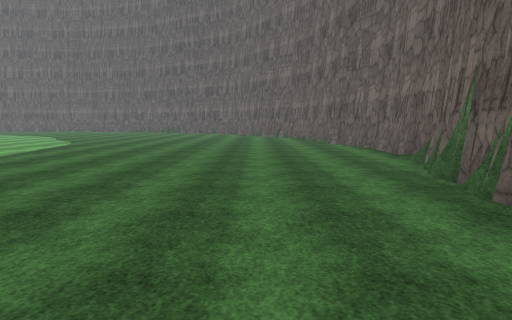
view 1 (above)

24 first-person views from a walk through a 3-D level made in the Unity game engine. The camera is 1.5 m above the floor, tilts 6° down and sees 70° across. The floor is counted in squares, 2 m on a side. Each view is taken from the middle of a square. On the plan, view 1 faces up. The plan holds only what a view shows up to about 11 squares ahead; the rest is blank. The place goes on beyond the plan. Some trees and plants on the terrain are drawn as simple stand-ins. The player is left out. Surface patterns are stand-ins for the level's own textures.

view 2
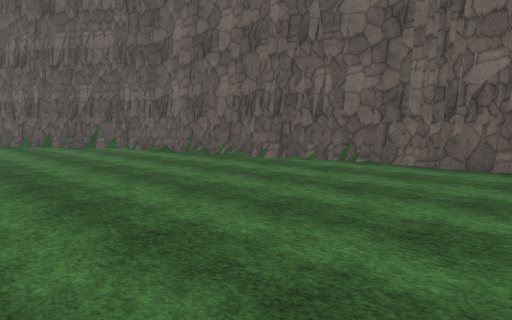

view 3
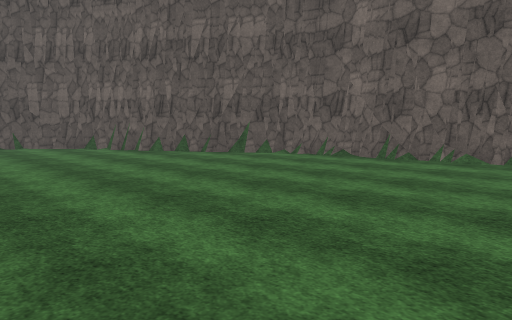

view 4
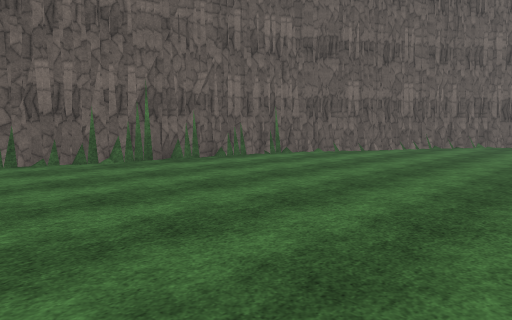

view 5
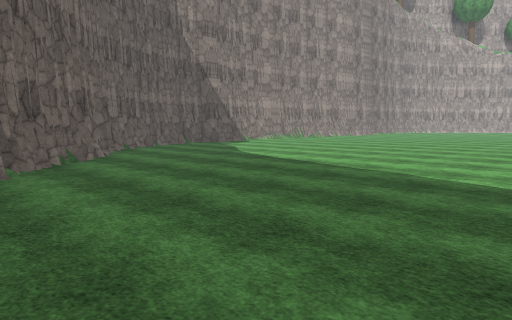

view 6
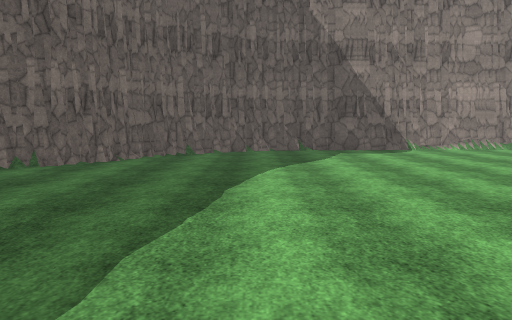

view 7
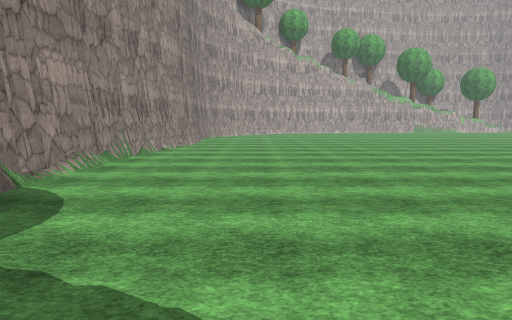

view 8
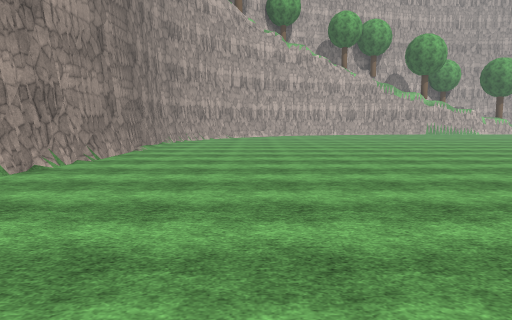

view 9
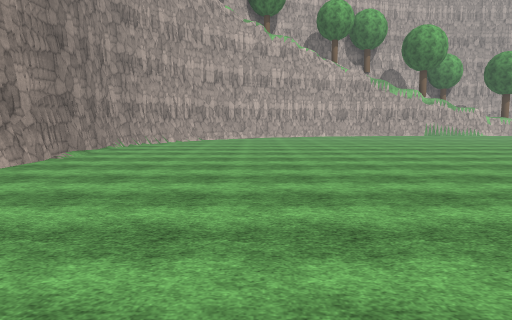

view 10
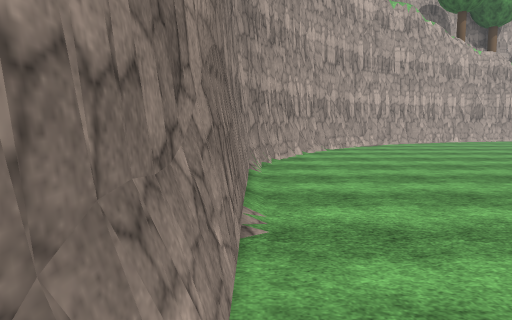

view 11
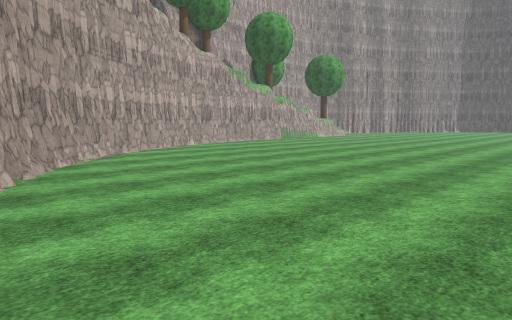

view 12
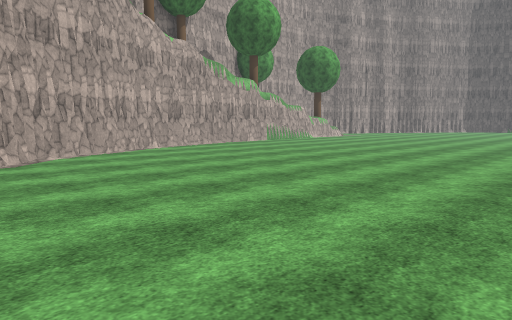

view 13
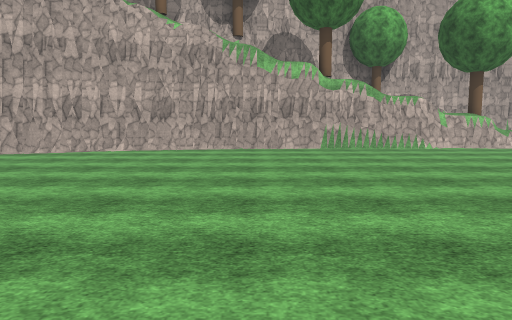

view 14
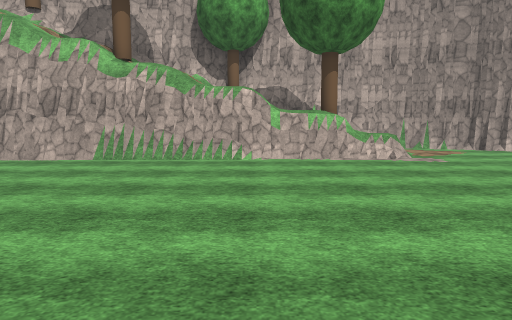

view 15
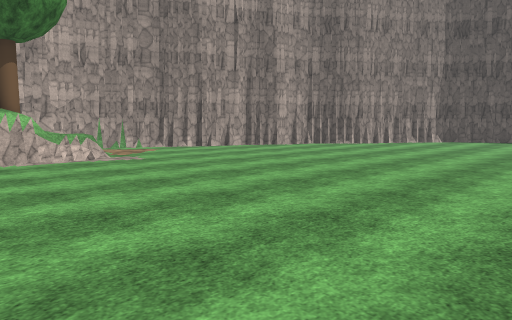

view 16
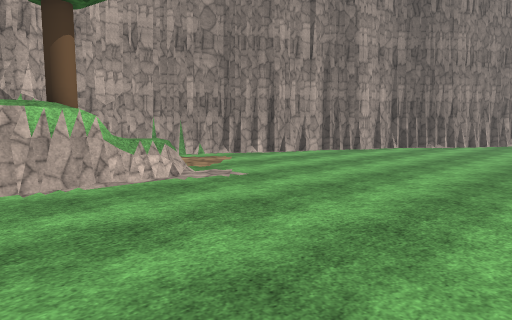

view 17
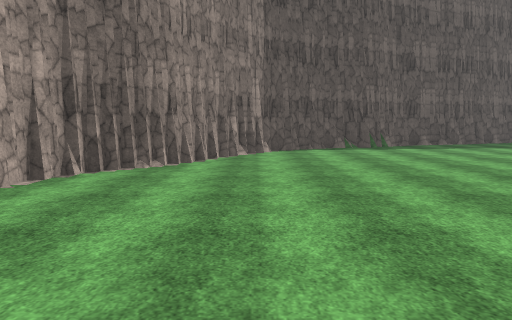

view 18
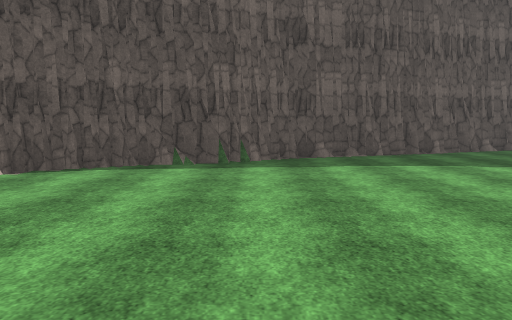

view 19
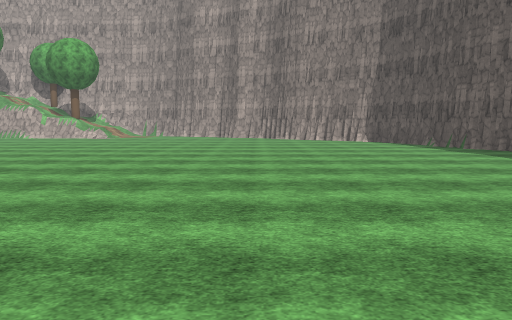

view 20
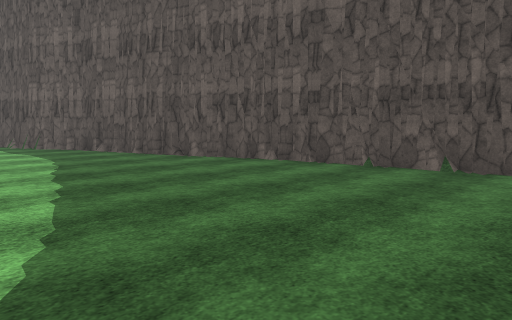

view 21
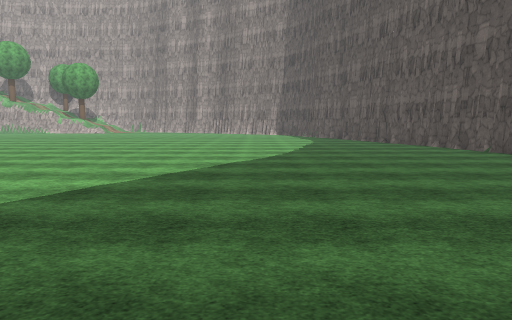

view 22
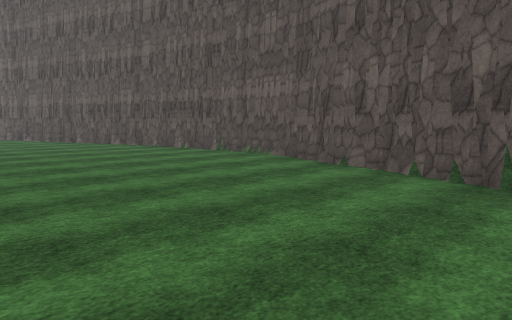

view 23
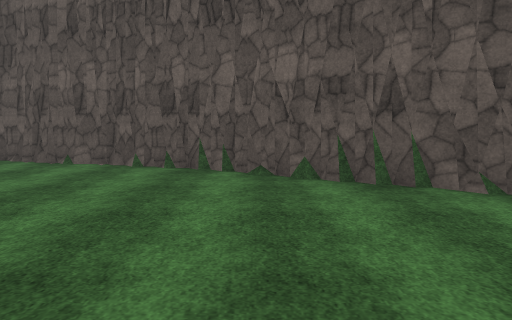

view 24
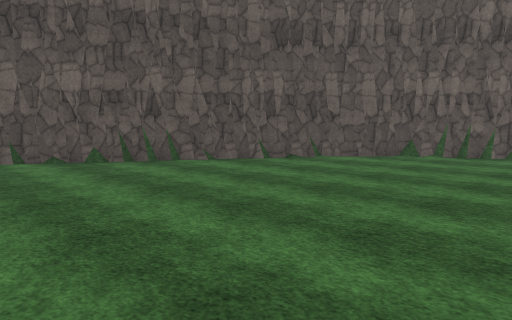

### Floor plan
Key: @ floor where view 1 was taken; # wall or solid block; . floor; / step, stairs or slope; v drop or lower ground; O other object.
Columns run from 35 left of view 1 to 4 right of it. Each row starts with its distance up from view 1.
 28                     ###
 27                ######.#####
 26              ###..........####
 25           ###................###
 24         ###....................##
 23       ##........................###
 22      ##...........................#
 21      #............................##
 20     ##.............................##
 19    ##...............................#
 18    #....................  .... .....##
 17   ##...................        ......#
 16   #..................          ......#
 15  ##.................           ......##
 14  #................            ........#
 13 ##............                ........#
 12 #............                 ........#
 11 #/ /........                ..........##
 10 #/ O........                ...........#
  9 #/ /........                 ..........#
  8 #/ //.......                 ..........#
  7 #O///......                   ........##
  6 #/ /.........                  .......#
  5 #//O..........                 .......#
  4 ## /..........                  ......#
  3  #//...........                 .....##
  2  #//#...........                .....#
  1    /v...............       ..........#
  0    O#..............................@##
 -1     #...............................#
 -2     ##.............................##
 -3      #.............................#
 -4      ##...........................##
 -5       ##.........................##
 -6        ##.......................##
 -7         ##.....................##
 -8          ####.................##
 -9             ###################

Where each view was taken, in squares from view 1:
view 1: 0 up, 0 right, facing up
view 2: 7 up, 3 left, facing up-right
view 3: 11 up, 5 left, facing up-right
view 4: 8 up, 4 left, facing down-right
view 5: 2 up, 0 right, facing down-left
view 6: 1 up, 6 left, facing down
view 7: 6 down, 6 left, facing left
view 8: 5 down, 10 left, facing left
view 9: 4 down, 12 left, facing left
view 10: 8 down, 17 left, facing left
view 11: 8 down, 20 left, facing up-left
view 12: 6 down, 21 left, facing up-left
view 13: 3 up, 21 left, facing left
view 14: 8 up, 24 left, facing left
view 15: 8 up, 24 left, facing up-left
view 16: 8 up, 27 left, facing up-left
view 17: 13 up, 29 left, facing up
view 18: 17 up, 25 left, facing up
view 19: 18 up, 15 left, facing left
view 20: 21 up, 14 left, facing up-left
view 21: 21 up, 8 left, facing left
view 22: 21 up, 7 left, facing up-left
view 23: 20 up, 7 left, facing up
view 24: 18 up, 9 left, facing up-right
